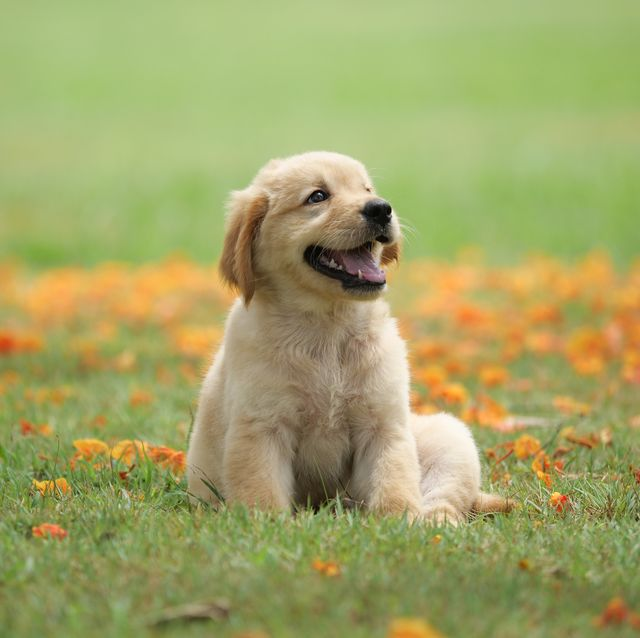
#> input picture imgs_markdown/puppy.jpeg, 640 x 638 px, given in place of tree.png, which was not available; the run also reads 1 picture not shown here
$ jupyter execute image_operations.ipynb   (text cells are left out)
#> lines starting #> are read from the running program, lines starting #| are printed output that depends on the picture; after the words box and inside, x2 and y2 are one past the last pixel; in counts of white or black regions, pixels touching at a corner belong together; pictures that were not available may be replaced by others from this repository, and a replacement may not be noted
[cell 1]
# import libraries
import cv2 as cv
import matplotlib.pyplot as plt
import numpy as np
from ipywidgets import interact
import matplotlib.patches as patches
from fractions import Fraction

def plot_matrix(matrix, ax, title):

    min_val, max_val = 0, matrix.shape[1]

    for i in range(max_val):
        for j in range(max_val):
            c = matrix[j][i]
            ax.text(i+0.5, j+0.5, str(Fraction(c).limit_denominator()), va='center', ha='center')


    ax.set_xticks(np.arange(max_val))
    ax.set_yticks(np.arange(max_val))

    ax.set_xlim(min_val, max_val)
    ax.set_ylim(min_val, max_val)

    ax.set_title(title)
    ax.grid()
    ax.set_yticklabels([])
    ax.set_xticklabels([])

    ax=plt.gca()                            # get the axis
    ax.set_ylim(ax.get_ylim()[::-1])        # invert the axis
    ax.xaxis.tick_top()                     # and move the X-Axis
    ax.yaxis.set_ticks(np.arange(0, matrix.shape[1], 1)) # set y-ticks
    ax.yaxis.tick_left()


def convolution(img, pad_mode,kernel_name,progress=0, show_details=False):
    kernel = kernels[kernel_name]
    kernel_size = kernel.shape[0]
    pad = int((kernel_size-1) / 2)
    # apply the convolution
    img_transformed = img.copy()
    n_dims = img.shape[-1]
    img_pad = np.zeros_like(img, shape=(img.shape[0]+(pad*2), img.shape[1]+(pad*2),n_dims))
    for i in range(n_dims):
        img_pad[:,:,i] = np.pad(img[:,:,i], pad, mode=pad_mode)

    i=0
    j=0
    last_i = 0
    last_j = 0
    breaked = False
    last_square = np.zeros_like(img_pad, shape=(kernel_size,kernel_size,n_dims))
    last_square_res = np.zeros_like(img_pad, shape=(kernel_size,kernel_size,n_dims))
    if progress > 0:
        for i in range(img.shape[0]):
            if breaked:
                break
            j=0
            for j in range(img.shape[1]):
                last_square = img_pad[i:i+kernel_size, j:j+kernel_size]
                last_i = i
                last_j = j
                for s in range(n_dims):
                    img_transformed[i,j, s] = abs((img_pad[i:i+kernel_size, j:j+kernel_size, s] * kernel).sum())
                    last_square_res[:,:,s] = img_transformed[i,j,s]
                if i*img.shape[1] + j >= progress-1:
                    breaked = True
                    break
    if show_details:
        for dim in range(n_dims+1):
            if dim == 0:
                img_plot = img.copy()
                img_pad_plot = img_pad.copy()
                img_transformed_plot = img_transformed.copy()
                last_square_plot = last_square.copy()
                last_square_res_plot = last_square_res.copy()
            else:
                img_plot = img.copy()[:,:,dim-1]
                img_pad_plot = img_pad.copy()[:,:,dim-1]
                img_transformed_plot = img_transformed.copy()[:,:,dim-1]
                last_square_plot = last_square.copy()[:,:,dim-1]
                last_square_res_plot = last_square_res.copy()[:,:,dim-1]

            name = names[dim]
            fig, (ax1,ax2,ax3, ax4, ax5) = plt.subplots(1,5, figsize=(20,15))
            ax1.imshow(img_plot, cmap='gray',vmin=0, vmax=255)
            ax1.set_axis_off()
            ax1.set_title(name)
            ax2.imshow(img_pad_plot, cmap='gray',vmin=0, vmax=255)
            ax2.set_axis_off()
            ax2.set_title('Padded')
            ax3.imshow(img_transformed_plot, cmap='gray',vmin=0, vmax=255)
            ax3.set_axis_off()
            ax3.set_title('Transformed')
            ax4.imshow(last_square_plot, cmap='gray',vmin=0, vmax=255)
            ax4.set_axis_off()
            ax4.set_title('Last Square')
            ax5.imshow(last_square_res_plot, cmap='gray',vmin=0, vmax=255)
            ax5.set_axis_off()
            ax5.set_title('Last Square Result')

            # Create a Rectangle patch
            rect1 = patches.Rectangle((last_j-0.55, last_i-0.55), 3, 3, linewidth=1, edgecolor='r', facecolor='none')
            rect2 = patches.Rectangle((last_j-0.55+1, last_i-0.55+1), 1, 1, linewidth=1, edgecolor='r', facecolor='none')


            # Add the patch to the Axes
            if progress > 0:
                ax2.add_patch(rect1)
                ax2.add_patch(rect2)

    else:
        fig, (ax1,ax2,ax3, ax4, ax5) = plt.subplots(1,5, figsize=(20,15))
        ax1.imshow(img, cmap='gray',vmin=0, vmax=255)
        ax1.set_axis_off()
        ax1.set_title('Original')
        ax2.imshow(img_pad, cmap='gray',vmin=0, vmax=255)
        ax2.set_axis_off()
        ax2.set_title('Padded')
        ax3.imshow(img_transformed, cmap='gray',vmin=0, vmax=255)
        ax3.set_axis_off()
        ax3.set_title('Transformed')
        ax4.imshow(last_square, cmap='gray',vmin=0, vmax=255)
        ax4.set_axis_off()
        ax4.set_title('Last Square')
        ax5.imshow(last_square_res, cmap='gray',vmin=0, vmax=255)
        ax5.set_axis_off()
        ax5.set_title('Last Square Result')

        # Create a Rectangle patch
        rect1 = patches.Rectangle((last_j-0.55, last_i-0.55), 3, 3, linewidth=1, edgecolor='r', facecolor='none')
        rect2 = patches.Rectangle((last_j-0.55+1, last_i-0.55+1), 1, 1, linewidth=1, edgecolor='r', facecolor='none')


        # Add the patch to the Axes
        if progress > 0:
            ax2.add_patch(rect1)
            ax2.add_patch(rect2)

[cell 2]
# read image
img_bgr = cv.imread('imgs/tree.png')
#> img_bgr is the input picture: shape (638, 640, 3); mean B, G, R 102.4, 164.3, 161.9
# img_bgr = cv.imread('imgs/puppy.jpeg')
img = cv.cvtColor(img_bgr, cv.COLOR_BGR2RGB)
img_gray = cv.cvtColor(img, cv.COLOR_RGB2GRAY)
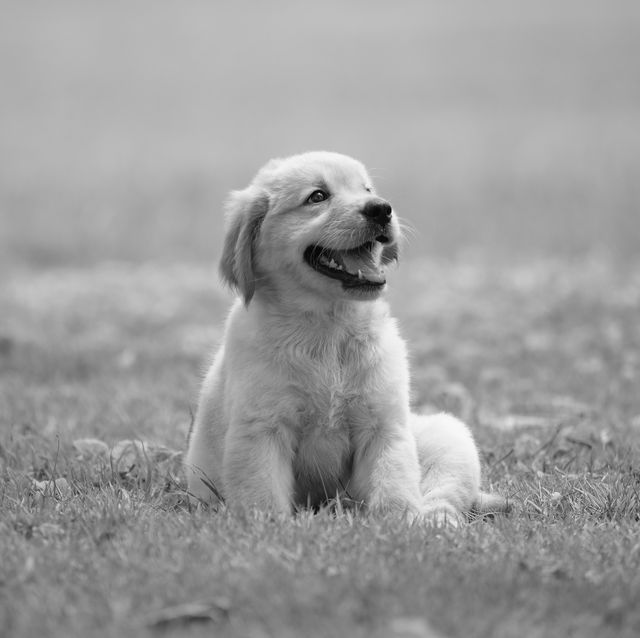
#> img_gray: shape (638, 640); min 0, max 250, mean 156.5

img_dog = cv.imread('imgs/puppy.jpeg')
img_dog_gray = cv.cvtColor(img_dog, cv.COLOR_BGR2GRAY)
img_dog_gray = cv.resize(img_dog_gray, (300,300))[...,None]
img_tree = img.copy()

[cell 3]
images = {
    "tree": img_tree,
    "tree_gray": cv.cvtColor(img_tree, cv.COLOR_RGB2GRAY)[...,None],
    "dog_gray": img_dog_gray
}

kernels = {
    "box_3": np.array([
        [1/9, 1/9, 1/9],
        [1/9, 1/9, 1/9],
        [1/9, 1/9, 1/9]
    ]),
    "box_5": np.array([
        [1/25, 1/25, 1/25, 1/25, 1/25],
        [1/25, 1/25, 1/25, 1/25, 1/25],
        [1/25, 1/25, 1/25, 1/25, 1/25],
        [1/25, 1/25, 1/25, 1/25, 1/25],
        [1/25, 1/25, 1/25, 1/25, 1/25]
    ]),
    "shift_1": np.array([
        [0, 0, 0],
        [0, 0, 1],
        [0, 0, 0]
    ]),
    "shift_2": np.array([
        [0, 0, 0],
        [1, 0, 0],
        [0, 0, 0]
    ]),
    "shift_3": np.array([
        [0, 0, 0],
        [0, 0, 0],
        [0, 1, 0]
    ]),
    "borders_v": np.array([
        [1, -1, 0],
        [1, -1, 0],
        [1, -1, 0]
    ]),
    "borders_h": np.array([
        [1, 1, 1],
        [-1, -1, -1],
        [0, 0, 0]
    ]),
    "ridge": np.array([
        [-1, -1, -1],
        [-1, 8, -1],
        [-1, -1, -1]
    ])
}


fig, axs = plt.subplots(2,4, figsize=(20,10))
axs = axs.flatten()

for i, (name, kernel) in enumerate(kernels.items()):
    ax = axs[i]
    plot_matrix(kernel, ax, name)

[cell 4]
image_name_0 = "tree_gray"
img_0 = images[image_name_0].copy()
n_pixels_0 = len(img_0[:,:,0].ravel())
#> n_pixels_0 = 408320
#> the sliders are set to progress = 204160, pad_mode = constant, kernel_name = box_3, show_details = True
names = ["Original", "Red", "Green", "Blue"]

@interact(progress=(0,n_pixels_0), pad_mode = ['constant', 'edge', 'reflect'], kernel_name=list(kernels.keys()), show_details=[True,False])
def conv_interact(pad_mode,kernel_name,progress=0, show_details=False):
    convolution(img_0, pad_mode,kernel_name,progress, show_details)
#> the loop in convolution, `for dim in range(n_dims+1):` made 2 passes
#> last_square_res_plot on pass 2: [[99, 99, 99], [99, 99, 99], [99, 99, 99]]
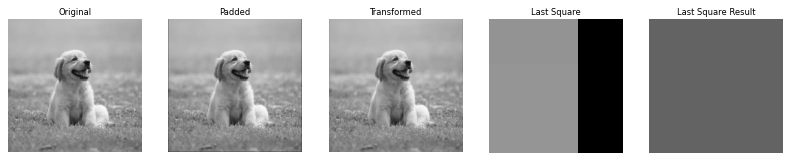
#> figure drawn by matplotlib, 5 panels

[cell 5]
image_name_1 = "tree"
img_1 = images[image_name_1].copy()
n_pixels_1 = len(img_1[:,:,0].ravel())
#> n_pixels_1 = 408320
#> the sliders are set to progress = 204160, pad_mode = constant, kernel_name = box_3, show_details = True
names = ["Original", "Red", "Green", "Blue"]

@interact(progress=(0,n_pixels_1), pad_mode = ['constant', 'edge', 'reflect'], kernel_name=list(kernels.keys()), show_details=[True,False])
def conv_interact(pad_mode,kernel_name,progress=0, show_details=False):
    convolution(img_1, pad_mode,kernel_name,progress, show_details)
#> the loop in convolution (call 2), `for dim in range(n_dims+1):` made 4 passes
#> last_square_res_plot on passes 2 to 4: [[134, 134, 134], [134, 134, 134], [134, 134, 134]], [[91, 91, 91], [91, 91, 91], [91, 91, 91]], [[48, 48, 48], [48, 48, 48], [48, 48, 48]]
#> pass 2, in convolution (call 2), `img_plot = img.copy()[:,:,dim-1]`:
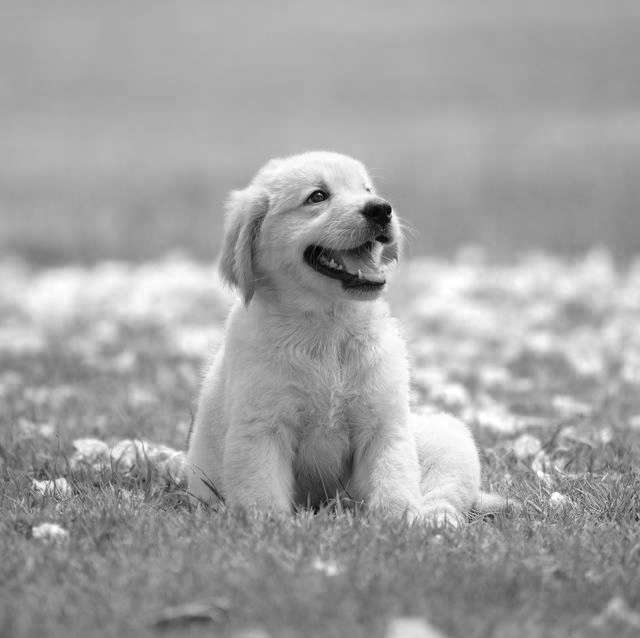
#> img_plot: shape (638, 640); min 0, max 255, mean 161.9
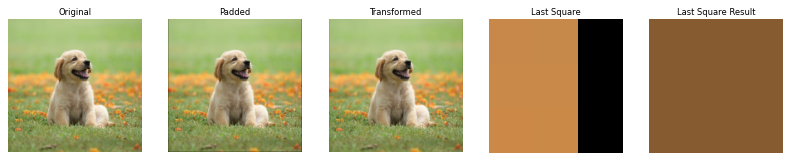
#> figure drawn by matplotlib, 5 panels
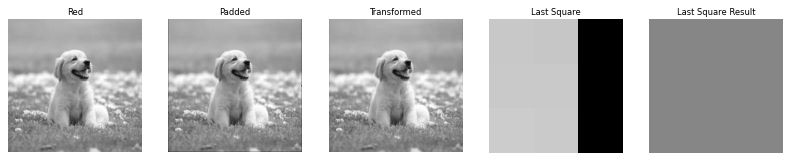
#> figure drawn by matplotlib, 5 panels
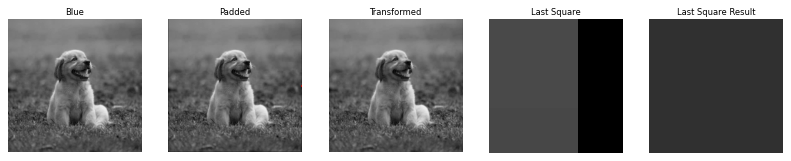
#> figure drawn by matplotlib, 5 panels

[cell 6]
image_name_2 = "dog_gray"
img_2 = images[image_name_2].copy()
n_pixels_2 = len(img_2[:,:,0].ravel())
#> n_pixels_2 = 90000
#> the sliders are set to progress = 45000, pad_mode = constant, kernel_name = box_3, show_details = True
names = ["Original", "Red", "Green", "Blue"]

@interact(progress=(0,n_pixels_2), pad_mode = ['constant', 'edge', 'reflect'], kernel_name=list(kernels.keys()), show_details=[True,False])
def conv_interact(pad_mode,kernel_name,progress=0, show_details=False):
    convolution(img_2, pad_mode,kernel_name,progress, show_details)
#> call 3 of convolution, with pad_mode = 'constant', kernel_name = 'box_3', progress = 45000, show_details = True
#> after the loop in convolution (call 3), `for i in range(n_dims):`:
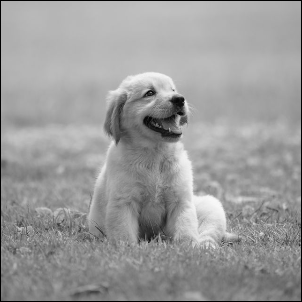
#> img_pad: shape (302, 302, 1); min 0, max 248, mean 154.4
#> the loop in convolution (call 3), `for dim in range(n_dims+1):` made 2 passes
#> last_square_res_plot on pass 2: [[98, 98, 98], [98, 98, 98], [98, 98, 98]]
#> the sliders are set to thr = 127, invert = True

[cell 7]
# 138 obscures the tree
# 175 isolates the flower
@interact(thr=(0,255), invert=[True,False])
def images_thr(thr, invert):
    # img_thr = img_gray.copy()
#> called with thr = 127, invert = True
    bin_filter = img_gray > thr
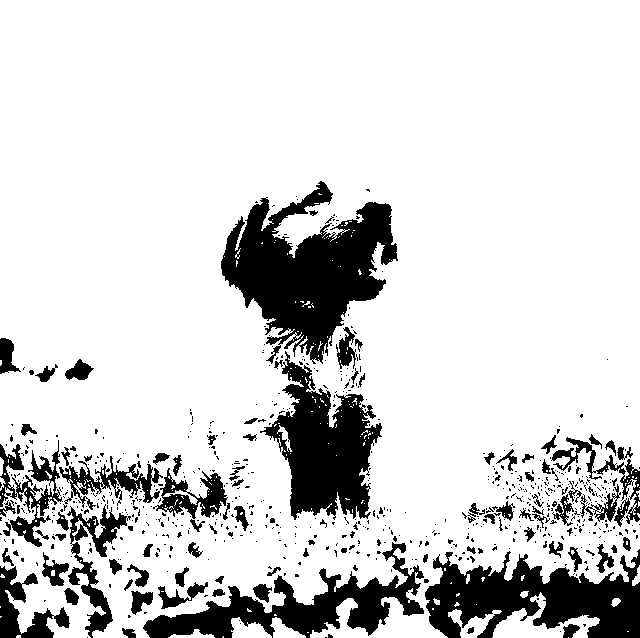
#> bin_filter: shape (638, 640) bool; 83.3% white; 700 black regions (597 under 20 px), largest, box (x1, y1, x2, y2) and area: (221, 181, 398, 364) 15981, (425, 549, 640, 638) 11015, (260, 351, 382, 520) 10055
    if invert:
        bin_filter = np.logical_not(bin_filter)

    # img_thr[bin_filter] = 255
    # img_thr[np.logical_not(bin_filter)] = 0
    img_thr = np.logical_and(img_gray, bin_filter) *255
#> img_thr: shape (638, 640) int64; 16.7% white; 700 white regions (597 under 20 px), largest, box (x1, y1, x2, y2) and area: (221, 181, 398, 364) 15980, (425, 549, 640, 638) 11015, (260, 351, 382, 520) 10055

    img_segmented = img.copy()
    img_segmented[np.logical_not(bin_filter)] = 0
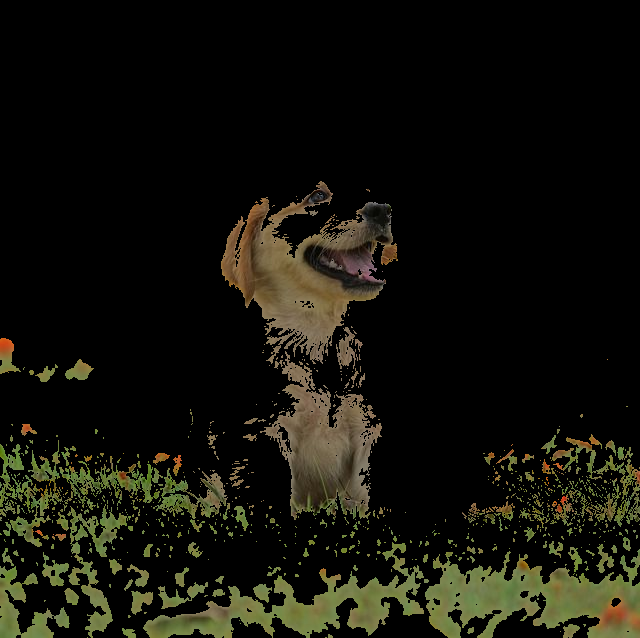
#> img_segmented: shape (638, 640, 3); mean R, G, B 19.2, 18.7, 11.1

    fig, (ax1,ax2,ax3,ax4) = plt.subplots(1,4, figsize=(20,15))
    ax1.imshow(img, vmin=0, vmax=255)
    ax1.set_axis_off()
    ax1.set_title('Original')
    ax2.imshow(img_gray, cmap='gray',vmin=0, vmax=255)
    ax2.set_axis_off()
    ax2.set_title('Gray')
    ax3.imshow(img_thr, cmap='gray',vmin=0, vmax=255)
    ax3.set_axis_off()
    ax3.set_title('Threshold Mask')
    ax4.imshow(img_segmented, cmap='gray',vmin=0, vmax=255)
    ax4.set_axis_off()
    ax4.set_title('Segmented Image')
